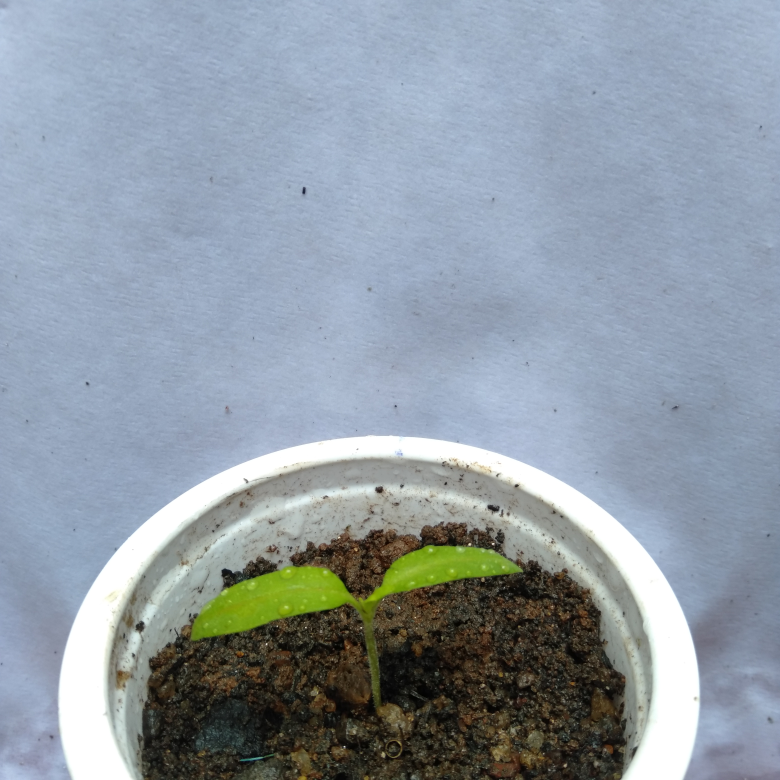
#> input picture PlantSelected/NoControls/01_Morning.jpg, 3120 x 3120 px (shown at 1/4 size); its folder holds 4 pictures in this run
$ jupyter execute --allow-errors leafColor.ipynb
#> lines starting #> are read from the running program, lines starting #| are printed output that depends on the picture
# Leaf Color Detect For No-Controls and Water-Control

This script helps in tracking and visualizing plant growth by analyzing images taken over a period of time. By detecting the green areas in the images, it provides a quantitative measure of growth, which is then visualized through a line plot

## No-Controls

[cell 1]
import cv2
import numpy as np
import os
from collections import Counter

def get_dominant_color(image_path):
    """Extracts the dominant BGR color from an image."""
#> called with image_path = 'PlantSelected/NoControls/01_Morning.jpg'
    image = cv2.imread(image_path)
#> image is the input picture: shape (3120, 3120, 3); mean B, G, R 164.9, 154.5, 143.7
    if image is None:
        print(f"Error: Image '{image_path}' not found.")
        return None

    image = cv2.resize(image, (800, 800))
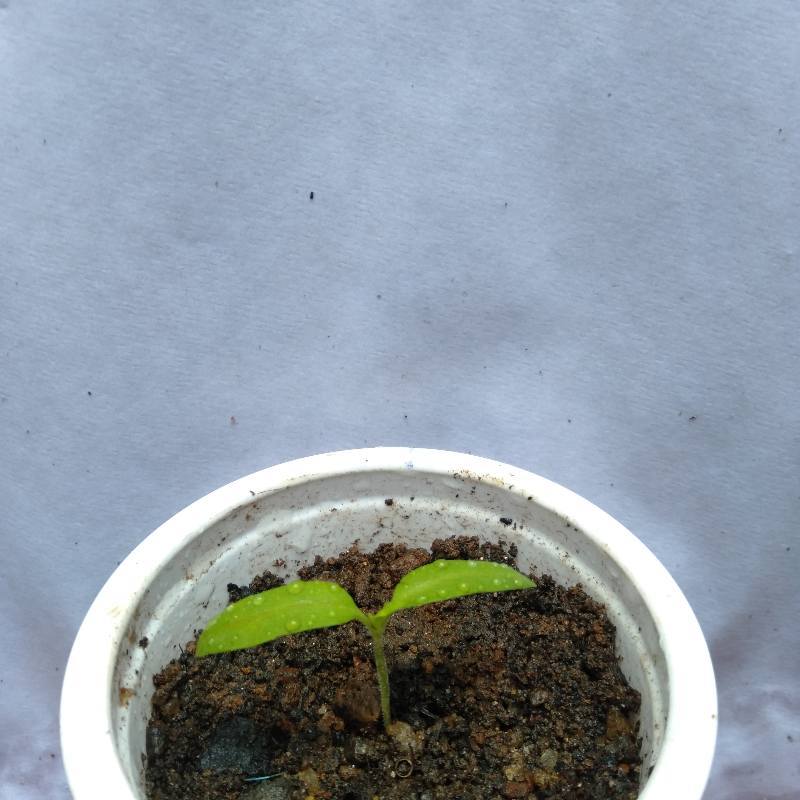
#> image: shape (800, 800, 3); mean B, G, R 164.8, 154.4, 143.5

    pixels = image.reshape(-1, 3)  # Flatten image to a list of BGR pixels

    counter = Counter(map(tuple, pixels))
#> counter = 63029 items
    dominant_bgr = counter.most_common(1)[0][0]  # Get the most frequent BGR color
#> dominant_bgr = (255, 255, 255)

    return dominant_bgr

def process_folder(folder_path):
    """Processes all images in a folder and extracts the dominant leaf color."""
    color_data = {}

    for filename in sorted(os.listdir(folder_path)):
        if filename.endswith(('.jpg', '.png', '.jpeg')):
            image_path = os.path.join(folder_path, filename)
            dominant_bgr = get_dominant_color(image_path)
#> dominant_bgr = (255, 255, 255)
            if dominant_bgr:
                color_data[filename] = dominant_bgr
#> pass 2 of the loop in process_folder, `for filename in sorted(os.listdir(folder_path)):`:
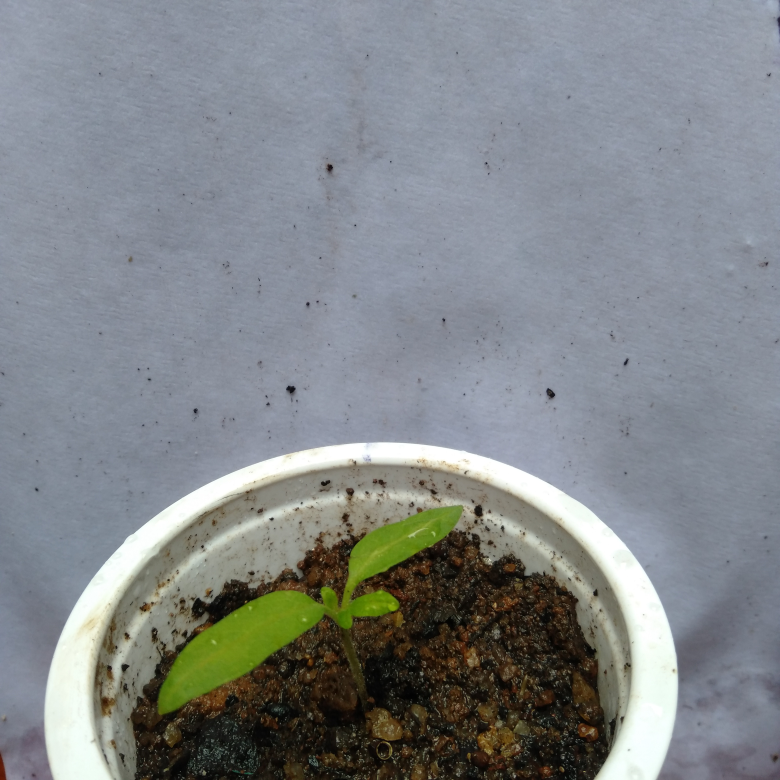
#> input picture PlantSelected/NoControls/02_Morning.jpg, 3120 x 3120 px (shown at 1/4 size)
#> in get_dominant_color, image is the input picture: shape (3120, 3120, 3); mean B, G, R 137, 134, 129.5
#> in get_dominant_color (call 2), `image = cv2.resize(image, (800, 800))`:
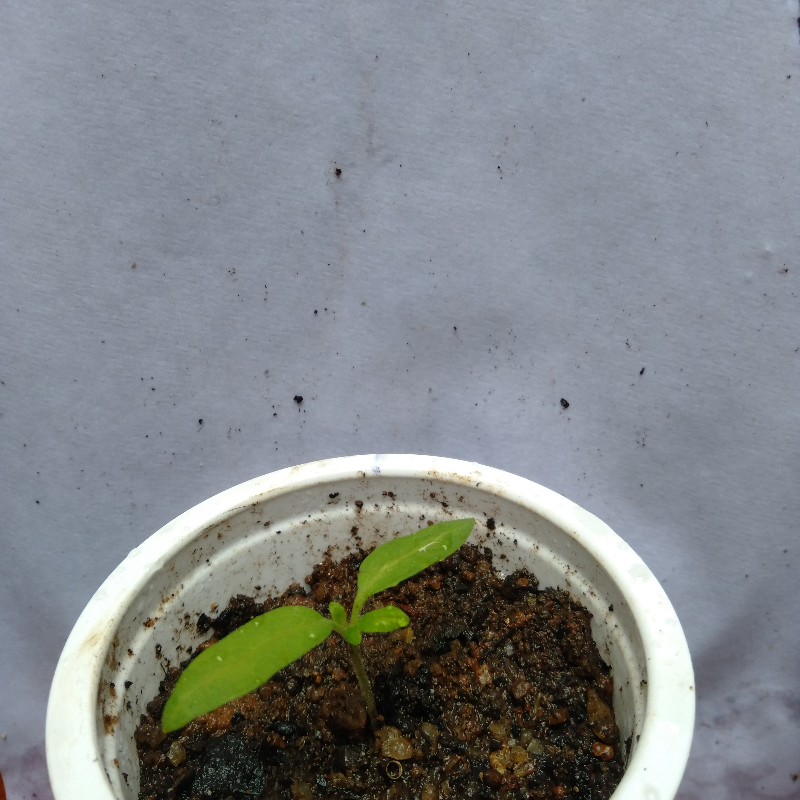
#> image: shape (800, 800, 3); mean B, G, R 136.9, 133.9, 129.4
#> counter = 64205 items
#> in get_dominant_color (call 2), `dominant_bgr = counter.most_common(1)[0][0]`: dominant_bgr = (162, 149, 141)
#> pass 3 of the loop in process_folder, `for filename in sorted(os.listdir(folder_path)):`:
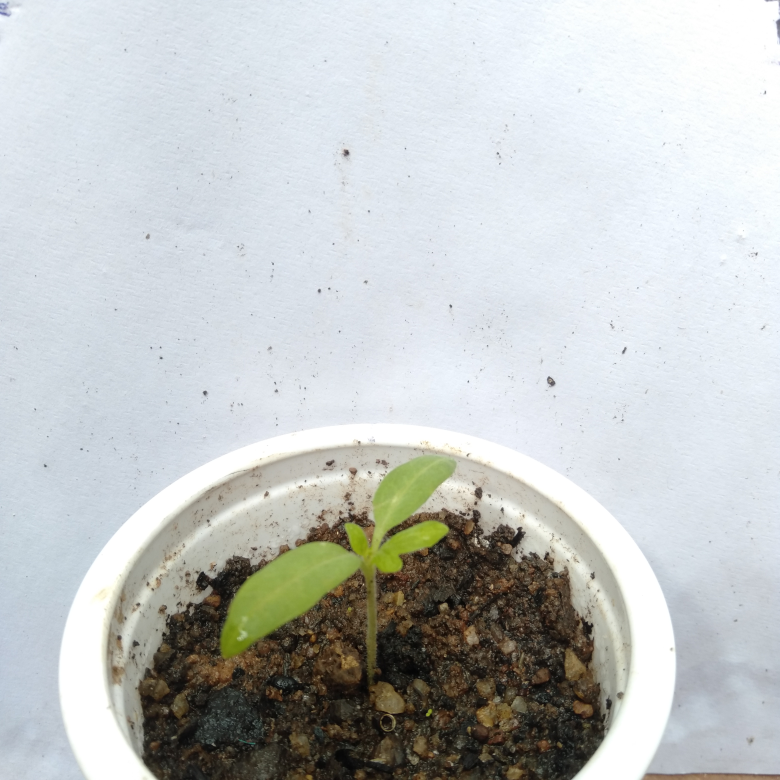
#> input picture PlantSelected/NoControls/03_Morning.jpg, 3120 x 3120 px (shown at 1/4 size)
#> in get_dominant_color, image is the input picture: shape (3120, 3120, 3); mean B, G, R 197.3, 197.7, 194.1
#> in get_dominant_color (call 3), `image = cv2.resize(image, (800, 800))`:
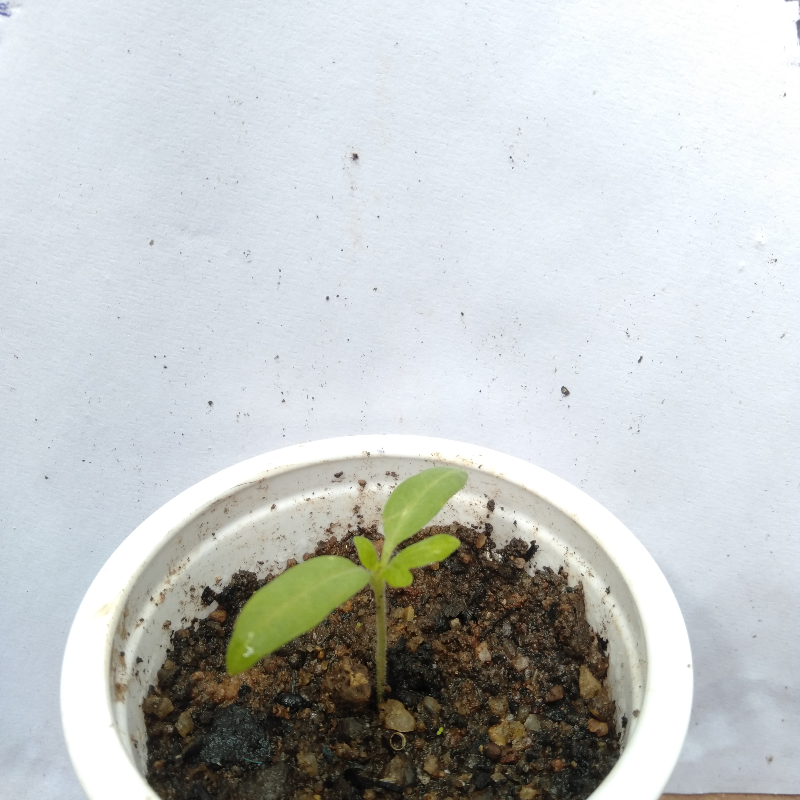
#> image: shape (800, 800, 3); mean B, G, R 197.2, 197.6, 194
#> counter = 60304 items
#> in get_dominant_color (call 3), `dominant_bgr = counter.most_common(1)[0][0]`: dominant_bgr = (255, 255, 255)
#> the loop made 4 passes; the first 3 are shown

    return color_data

folder_path = 'PlantSelected/NoControls'
color_data = process_folder(folder_path)
#> color_data = {'01_Morning.jpg': (255, 255, 255), '02_Morning.jpg': (162, 149, 141), '03_Morning.jpg': (255, 255, 255), '04_Evening.jpg': (40, 37, 39)}

if color_data:
    print("No-Controls Days    | Dominant BGR Color")
    print("-" * 50)
    for filename, bgr in color_data.items():
        print(f"{filename:20} | {bgr}")
#> this loop made 4 passes
#> (filename, bgr) on passes 1 to 4: ('01_Morning.jpg', (255, 255, 255)), ('02_Morning.jpg', (162, 149, 141)), ('03_Morning.jpg', (255, 255, 255)), ('04_Evening.jpg', (40, 37, 39))
#| 01_Morning.jpg       | (255, 255, 255)
#| 02_Morning.jpg       | (162, 149, 141)
#| 03_Morning.jpg       | (255, 255, 255)
#| 04_Evening.jpg       | (40, 37, 39)
